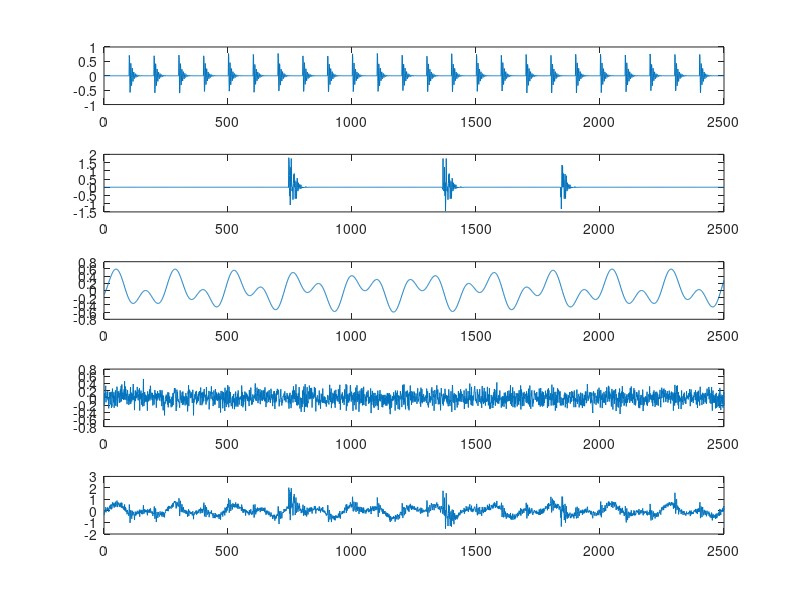

The MATLAB script that drew this image: (Note: this script raises an error after producing the figure.)
load signals_simulated.mat

figure;
subplot(5, 1, 1);
plot(signal1);

subplot(5, 1, 2);
plot(signal2);

subplot(5, 1, 3);
plot(signal3);

subplot(5, 1, 4);
plot(signal4);

subplot(5, 1, 5); %sum of signals
plot(signal5);

[data_filter,Gbest_filter,Best_Fitness]=FDS_MOMEDA_SA_PCS(signal5, 200, 100, 2000, 1, 1, 0.01);